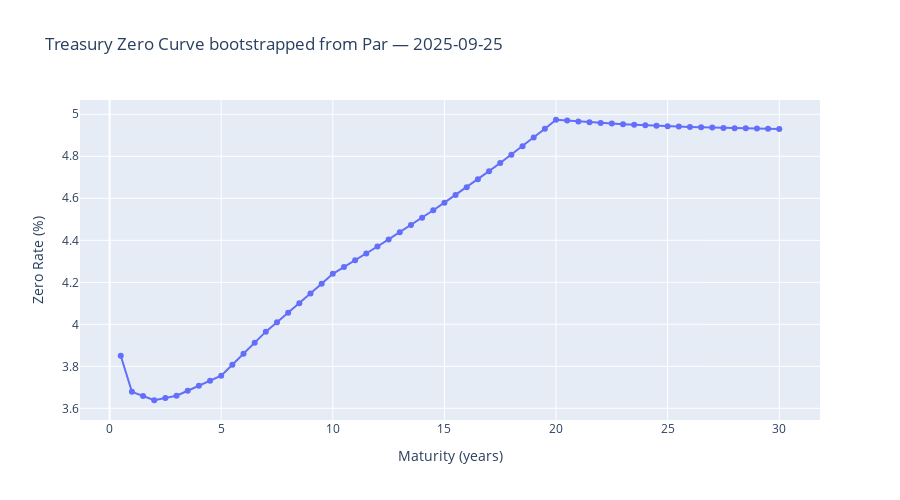

The notebook cell this image was saved under:
### Code cell
# Bootstrap zeros from your 2025 par curve (percent in, percent out)
zeros_2025, dfs_2025 = bootstrap_zeros_from_par(
    curve_df, grid=np.arange(0.5, 30.0 + 0.5, 0.5), comp="semiannual"
)

# Plot the latest date
import plotly.graph_objects as go

latest = zeros_2025.dropna(how="all").index[-1]
row = zeros_2025.loc[latest].dropna()
fig = go.Figure()
fig.add_trace(go.Scatter(x=row.index.astype(float), y=row.values, mode="lines+markers",
                         name="Bootstrapped zeros (semiannual)"))
fig.update_layout(
    title=f"Treasury Zero Curve bootstrapped from Par — {latest.date()}",
    xaxis_title="Maturity (years)",
    yaxis_title="Zero Rate (%)",
    width=900, height=500
)
fig.show()

### Figure 1 — Plotly figure (JSON) as saved in the notebook; plotly's stock layout.template omitted (floating-point values rounded to 4 significant figures)
{"data": [{"mode": "lines+markers", "name": "Bootstrapped zeros (semiannual)", "type": "scatter", "x": [0.5, 1, 1.5, 2, 2.5, 3, 3.5, 4, 4.5, 5, 5.5, 6, 6.5, 7, 7.5, 8, 8.5, 9, 9.5, 10, 10.5, 11, 11.5, 12, 12.5, 13, 13.5, 14, 14.5, 15, 15.5, 16, 16.5, 17, 17.5, 18, 18.5, 19, 19.5, 20, 20.5, 21, 21.5, 22, 22.5, 23, 23.5, 24, 24.5, 25, 25.5, 26, 26.5, 27, 27.5, 28, 28.5, 29, 29.5, 30], "y": [3.85, 3.678, 3.659, 3.638, 3.649, 3.66, 3.684, 3.707, 3.731, 3.756, 3.807, 3.86, 3.912, 3.965, 4.01, 4.055, 4.101, 4.147, 4.193, 4.24, 4.272, 4.305, 4.337, 4.37, 4.404, 4.438, 4.473, 4.508, 4.543, 4.579, 4.616, 4.653, 4.691, 4.729, 4.768, 4.808, 4.848, 4.889, 4.931, 4.974, 4.97, 4.966, 4.962, 4.959, 4.956, 4.953, 4.95, 4.948, 4.946, 4.943, 4.941, 4.94, 4.938, 4.937, 4.935, 4.934, 4.933, 4.932, 4.931, 4.93]}], "layout": {"height": 500, "title": {"text": "Treasury Zero Curve bootstrapped from Par — 2025-09-25"}, "width": 900, "xaxis": {"title": {"text": "Maturity (years)"}}, "yaxis": {"title": {"text": "Zero Rate (%)"}}}}
